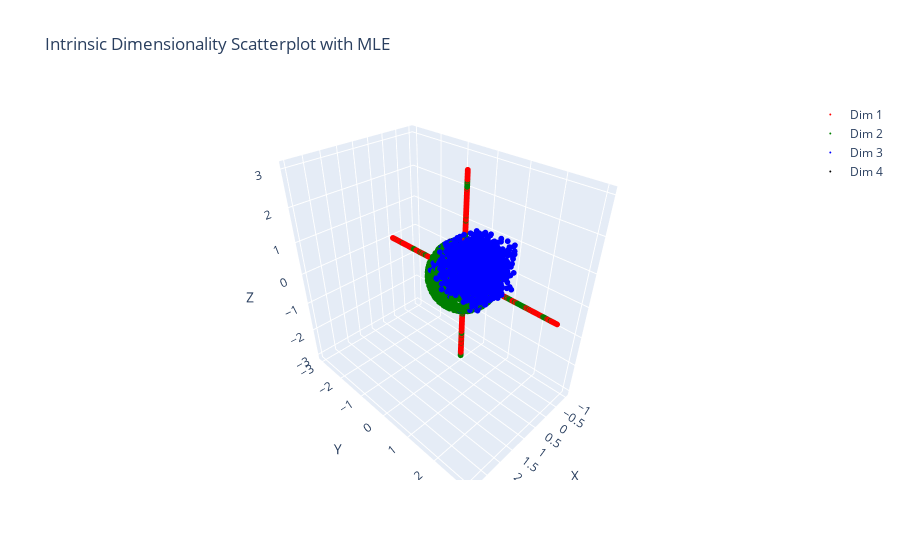

The code cell stored with this chart in its notebook:
### Code cell
import plotly.graph_objects as go
# Scatter plot with color map
colors = {1: 'red', 2: 'green', 3: 'blue', 4: 'black'}
fig = go.Figure()
labels = [1, 2, 3, 4]
for label in labels:
    indices = np.where(Ldim == label)[0]
    if len(indices) > 0:
        fig.add_trace(go.Scatter3d(
            x=A[indices, 0], y=A[indices, 1], z=A[indices, 2],
            mode='markers',
            marker=dict(color=colors[label], size=2),
            name=f"Dim {label}"
        ))

fig.update_layout(scene=dict(xaxis_title='X', yaxis_title='Y', zaxis_title='Z'), title="Intrinsic Dimensionality Scatterplot with MLE")
fig.show()

### Figure 1 — Plotly figure (JSON) as saved in the notebook; plotly's stock layout.template omitted (floating-point values rounded to 4 significant figures; data arrays with more than 128 entries replaced by an {"elided": "..."} marker saying what was removed)
{"data": [{"marker": {"color": "red", "size": 2}, "mode": "markers", "name": "Dim 1", "type": "scatter3d", "x": {"elided": "2798 float values"}, "y": {"elided": "2798 float values"}, "z": {"elided": "2798 float values"}}, {"marker": {"color": "green", "size": 2}, "mode": "markers", "name": "Dim 2", "type": "scatter3d", "x": {"elided": "1922 float values"}, "y": {"elided": "1922 float values"}, "z": {"elided": "1922 float values"}}, {"marker": {"color": "blue", "size": 2}, "mode": "markers", "name": "Dim 3", "type": "scatter3d", "x": {"elided": "1257 float values"}, "y": {"elided": "1257 float values"}, "z": {"elided": "1257 float values"}}, {"marker": {"color": "black", "size": 2}, "mode": "markers", "name": "Dim 4", "type": "scatter3d", "x": [-0.3822, -0.01296, -0.03755, -0.423, -0.03538, -0.1461, 0.0, 0.0, 0.0, 0.0, 0.0, 0.0, 0.0, 0.0, 0.0, 0.0, 0.0, 0.0, 0.0, 0.0, 0.0, 0.0, 0.0], "y": [0.8777, -0.5622, -0.2642, 0.8841, -0.205, 0.9815, 0.0, 0.0, 0.0, 0.0, 0.0, 0.0, 0.0, 0.0, 0.0, 0.0, 0.0, 0.0, 0.0, 0.0, 0.0, 0.0, 0.0], "z": [-0.2891, 0.8269, 0.9637, -0.1987, 0.9781, -0.1239, 1.011, 1.026, 1.006, 1.013, 1.038, 1.018, 1.013, 1.009, 1.009, 1.011, 1.02, 1.007, 1.019, 1.033, 1.019, 1.029, 1.019]}], "layout": {"scene": {"xaxis": {"title": {"text": "X"}}, "yaxis": {"title": {"text": "Y"}}, "zaxis": {"title": {"text": "Z"}}}, "title": {"text": "Intrinsic Dimensionality Scatterplot with MLE"}}}
